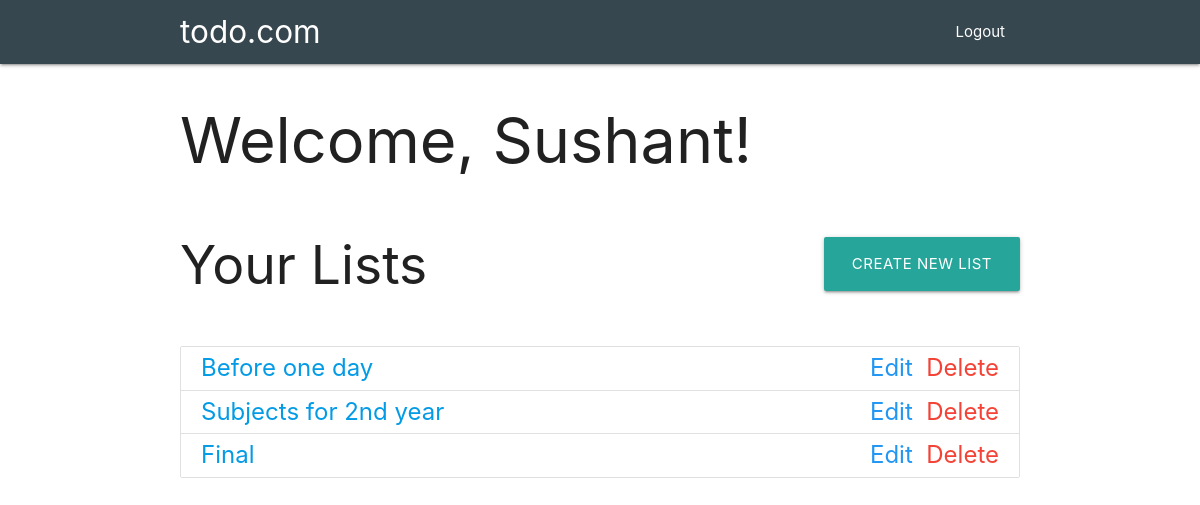
The app's page /dashboard (signed in) with its own data.
### tables this page shows
CREATE TABLE lists(
        id INTEGER PRIMARY KEY AUTOINCREMENT,
        listname VARCHAR(32) UNIQUE,
        created_by VARCHAR(32),
        created_on VARCHAR(32)
    );

### app.py (the view)
@app.route('/dashboard', methods=['GET'])
def dashboard():
    if 'username' in session:
        username = session['username']
        lists = model.getList(username)
        return render_template('dashboard.html', username=username, lists=lists)
    else:
        return redirect(url_for('login'))

### app.py (called while the page is built)
@app.before_request
def before_request():
    g.username = None
    g.admin_username = None
    if 'username' in session:
        g.username = session['username']
    if 'admin_username' in session:
        g.admin_username = session['admin_username']

### model.py (called while the page is built)
def getList(username):
    connection = sqlite3.connect('main.db', check_same_thread=False)
    cursor = connection.cursor()
    cursor.execute("""SELECT listname FROM lists WHERE created_by LIKE '{username}' ORDER BY created_on DESC;""".format(username=username))
    db_lists = cursor.fetchall()
    lists  = []
    for i in range(len(db_lists)):
        list_name = db_lists[i][0]
        lists.append(list_name)
    connection.commit()
    cursor.close()
    connection.close()
    if db_lists is None:
        pass
    else:
        return lists

### templates/dashboard.html (shortened to what this page needs)
{% extends 'structure.html' %}
{% block body %}
<nav class="blue-grey darken-3" role="navigation">
    <div class="nav-wrapper container"><a id="logo-container" href="/" class="brand-logo">todo.com</a>
        <ul class="right hide-on-med-and-down">
            <li><a href="/logout">Logout</a></li>
        </ul>
    </div>
</nav>
<div class="container">
    <h1>Welcome, {{ username }}!</h1>
    <div id="lists">
        <h2>Your Lists</h2>
        <a class="btn-large" href="/createList">Create New List</a>
    </div>
    <br>
    <ul class="collection" id="fontincrease">
        {% for i in lists %}
        <li class="collection-item"><div><a href="/list/{{ i }}">{{ i }}</a><div class="secondary-content"><a class="blue-text" href="/list/edit/{{ i }}">Edit</a>&nbsp;&nbsp;<a class="red-text" href="/list/delete/{{ i }}">Delete</a></div></div></li>
        {% endfor %}
    </ul>
</div>
{% endblock body %}

### templates/structure.html (shortened to what this page needs)
<!doctype html>
<html lang="en">
    <head>
        <link rel="stylesheet" href="http://127.0.0.1:5000/static/css/style.css">
        <link rel="stylesheet" href="https://cdnjs.cloudflare.com/ajax/libs/materialize/1.0.0/css/materialize.min.css">
    </head>
    <body>
        {% block body %}
        {% endblock body %}
    </body>
</html>

### static/css/style.css (style rules this page uses)
#lists h2 { display: inline-flex; justify-content: flex-start; }
#lists a { display: inline-flex; justify-content: flex-end; float: right; margin-top: 37px; }
#fontincrease { font-size: 24px !important; }

### records on screen
lists: listname "Before one day"
lists: listname "Subjects for 2nd year"
lists: listname "Final"

### other values on screen
{{ username }} "Sushant"
